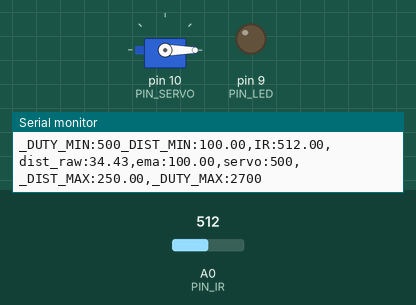
Bench run of a sketch on a simulated Arduino Uno, built with avr-gcc and run on an emulated ATmega328P. Shown: servo, output pins drawn as LEDs (lit = HIGH), the last lines printed to the serial monitor. The test bench sets the inputs (shaded band); at power-on: A0 (PIN_IR) = 512.

Above: at 1.2 s.
1.3 s: A0 (PIN_IR) set to 365
2.8 s: A0 (PIN_IR) set to 332
At 3.4 s:
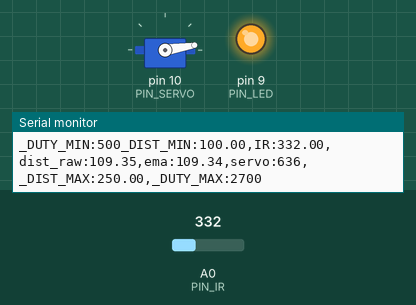
4.5 s: A0 (PIN_IR) set to 240
At 6.3 s:
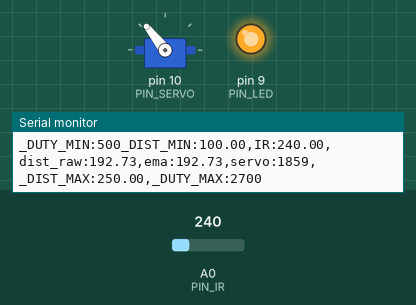
6.6 s: A0 (PIN_IR) set to 260
At 8.3 s:
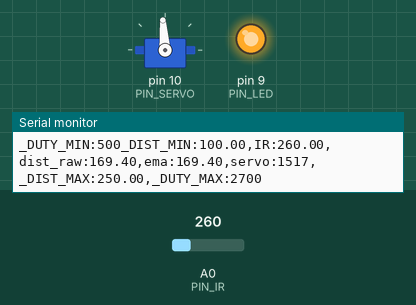
8.6 s: A0 (PIN_IR) set to 122
At 9.2 s:
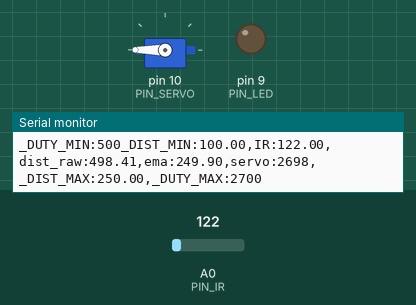
10.2 s: A0 (PIN_IR) set to 10
11.7 s: A0 (PIN_IR) set to 7
At 11.85 s:
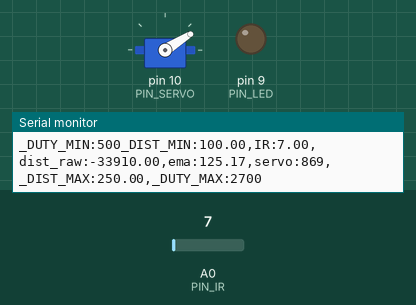
Timing chart, 0 to 14.5 s (numbered marks = the images above; inputs shaded):
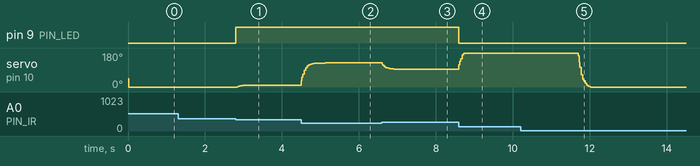

Measured:
- the behaviour switches between 348 and 347 on A0 (PIN_IR) (found by bisection; images 0 and 1)
- the behaviour switches between 9 and 8 on A0 (PIN_IR) (found by bisection; images 4 and 5)
- after the input at 2.8 s, pin 9 (PIN_LED): LOW → HIGH at once; servo on pin 10 (PIN_SERVO): 0° → 8° at once, → 9° 0.24 s later
- after the input at 4.5 s, servo on pin 10 (PIN_SERVO): moves from 9° to 128° over 0.62 s, starting at once
- after the input at 6.6 s, servo on pin 10 (PIN_SERVO): moves from 128° to 94° over 0.50 s, starting at once
- after the input at 8.6 s, pin 9 (PIN_LED): HIGH → LOW at once; servo on pin 10 (PIN_SERVO): 94° → 180° at once
- after the input at 11.7 s, servo on pin 10 (PIN_SERVO): moves from 180° to 0° over 0.32 s, starting at once

The sketch:

17_example_3.ino
```cpp
#include <Servo.h>

// Arduino pin assignment
#define PIN_IR    0       // IR sensor at Pin A0
#define PIN_LED   9
#define PIN_SERVO 10

#define _DUTY_MIN 500 // servo full clock-wise position (0 degree)
#define _DUTY_NEU 1000  // servo neutral position (90 degree)
#define _DUTY_MAX 2700  // servo full counter-clockwise position (180 degree)

#define _DIST_MIN  100.0   // minimum distance 100mm
#define _DIST_MAX  250.0   // maximum distance 250mm

#define EMA_ALPHA  0.2f    // for EMA Filter (0.0 ~ 1.0)

#define LOOP_INTERVAL 20    // Loop Interval (unit: msec)

Servo myservo;
unsigned long last_loop_time;    // unit: msec

float dist_prev = _DIST_MIN;
float dist_ema = _DIST_MIN;

void setup()
{
  pinMode(PIN_LED, OUTPUT);

  myservo.attach(PIN_SERVO);
  myservo.writeMicroseconds(_DUTY_NEU); // 90도로 초기화

  Serial.begin(57600);     // 1,000,000 bps
  last_loop_time = millis(); // 타이머 초기화
}

void loop()
{
  unsigned long time_curr = millis();
  int duty;
  float a_value, dist_raw;

  // wait until next event time
  if (time_curr < (last_loop_time + LOOP_INTERVAL))
    return;
  last_loop_time += LOOP_INTERVAL;

  a_value = analogRead(PIN_IR);

  dist_raw = ((6762.0 / (a_value - 9.0)) - 4.0) * 10.0 - 60.0;

  bool in_range = (dist_raw >= _DIST_MIN && dist_raw <= _DIST_MAX);
  digitalWrite(PIN_LED, in_range ? HIGH : LOW);

  float dist_clamped = dist_raw;
  if (dist_clamped < _DIST_MIN) dist_clamped = _DIST_MIN;
  if (dist_clamped > _DIST_MAX) dist_clamped = _DIST_MAX;

  dist_ema = (EMA_ALPHA * dist_clamped) + ((1.0f - EMA_ALPHA) * dist_ema);

  // (dist_ema - _DIST_MIN) : (_DIST_MAX - _DIST_MIN) = (duty - _DUTY_MIN) : (_DUTY_MAX - _DUTY_MIN)
  duty = (int)(_DUTY_MIN + (dist_ema - _DIST_MIN) * (_DUTY_MAX - _DUTY_MIN) / (_DIST_MAX - _DIST_MIN));

  myservo.writeMicroseconds(duty);

  // 시리얼 플로터 출력 포맷
  Serial.print("_DUTY_MIN:");  Serial.print(_DUTY_MIN);
  Serial.print("_DIST_MIN:"); Serial.print(_DIST_MIN);
  Serial.print(",IR:");        Serial.print(a_value);
  Serial.print(",dist_raw:");  Serial.print(dist_raw);
  Serial.print(",ema:");       Serial.print(dist_ema);
  Serial.print(",servo:");     Serial.print(duty);
  Serial.print(",_DIST_MAX:"); Serial.print(_DIST_MAX);
  Serial.print(",_DUTY_MAX:"); Serial.print(_DUTY_MAX);
  Serial.println("");
}
```
